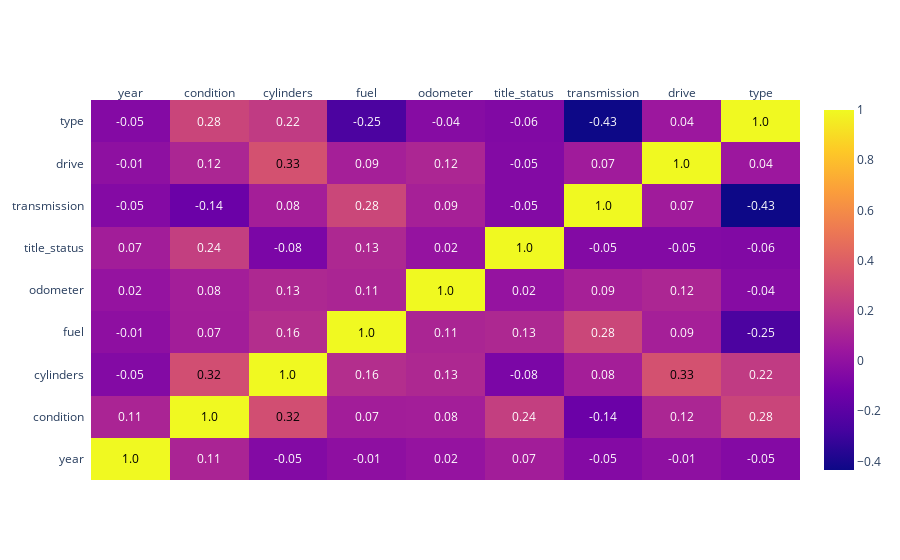

The cell this chart's notebook holds for it:
### Code cell
import plotly.figure_factory as ff
import plotly.graph_objs as go
corrs = mydata1.corr()
figure = ff.create_annotated_heatmap(
    z=corrs.values,
    x=list(corrs.columns),
    y=list(corrs.index),
    annotation_text=corrs.round(2).values,
    showscale=True)
figure.show()

### Figure 1 — Plotly figure (JSON) as saved in the notebook; plotly's stock layout.template omitted (floating-point values rounded to 4 significant figures)
{"data": [{"colorscale": [[0, "#0d0887"], [0.1111, "#46039f"], [0.2222, "#7201a8"], [0.3333, "#9c179e"], [0.4444, "#bd3786"], [0.5556, "#d8576b"], [0.6667, "#ed7953"], [0.7778, "#fb9f3a"], [0.8889, "#fdca26"], [1, "#f0f921"]], "reversescale": false, "showscale": true, "type": "heatmap", "x": ["year", "condition", "cylinders", "fuel", "odometer", "title_status", "transmission", "drive", "type"], "y": ["year", "condition", "cylinders", "fuel", "odometer", "title_status", "transmission", "drive", "type"], "z": [[1, 0.11, -0.05173, -0.01086, 0.01631, 0.0744, -0.04776, -0.009618, -0.04725], [0.11, 1, 0.3194, 0.07459, 0.07797, 0.2408, -0.1403, 0.1173, 0.2755], [-0.05173, 0.3194, 1, 0.1563, 0.1283, -0.08202, 0.08083, 0.331, 0.2236], [-0.01086, 0.07459, 0.1563, 1, 0.1138, 0.1275, 0.2816, 0.08619, -0.2533], [0.01631, 0.07797, 0.1283, 0.1138, 1, 0.01671, 0.09074, 0.1192, -0.03836], [0.0744, 0.2408, -0.08202, 0.1275, 0.01671, 1, -0.05105, -0.04941, -0.05847], [-0.04776, -0.1403, 0.08083, 0.2816, 0.09074, -0.05105, 1, 0.06533, -0.4339], [-0.009618, 0.1173, 0.331, 0.08619, 0.1192, -0.04941, 0.06533, 1, 0.04418], [-0.04725, 0.2755, 0.2236, -0.2533, -0.03836, -0.05847, -0.4339, 0.04418, 1]]}], "layout": {"annotations": [{"font": {"color": "#000000"}, "showarrow": false, "text": "1.0", "x": "year", "xref": "x", "y": "year", "yref": "y"}, {"font": {"color": "#FFFFFF"}, "showarrow": false, "text": "0.11", "x": "condition", "xref": "x", "y": "year", "yref": "y"}, {"font": {"color": "#FFFFFF"}, "showarrow": false, "text": "-0.05", "x": "cylinders", "xref": "x", "y": "year", "yref": "y"}, {"font": {"color": "#FFFFFF"}, "showarrow": false, "text": "-0.01", "x": "fuel", "xref": "x", "y": "year", "yref": "y"}, {"font": {"color": "#FFFFFF"}, "showarrow": false, "text": "0.02", "x": "odometer", "xref": "x", "y": "year", "yref": "y"}, {"font": {"color": "#FFFFFF"}, "showarrow": false, "text": "0.07", "x": "title_status", "xref": "x", "y": "year", "yref": "y"}, {"font": {"color": "#FFFFFF"}, "showarrow": false, "text": "-0.05", "x": "transmission", "xref": "x", "y": "year", "yref": "y"}, {"font": {"color": "#FFFFFF"}, "showarrow": false, "text": "-0.01", "x": "drive", "xref": "x", "y": "year", "yref": "y"}, {"font": {"color": "#FFFFFF"}, "showarrow": false, "text": "-0.05", "x": "type", "xref": "x", "y": "year", "yref": "y"}, {"font": {"color": "#FFFFFF"}, "showarrow": false, "text": "0.11", "x": "year", "xref": "x", "y": "condition", "yref": "y"}, {"font": {"color": "#000000"}, "showarrow": false, "text": "1.0", "x": "condition", "xref": "x", "y": "condition", "yref": "y"}, {"font": {"color": "#000000"}, "showarrow": false, "text": "0.32", "x": "cylinders", "xref": "x", "y": "condition", "yref": "y"}, {"font": {"color": "#FFFFFF"}, "showarrow": false, "text": "0.07", "x": "fuel", "xref": "x", "y": "condition", "yref": "y"}, {"font": {"color": "#FFFFFF"}, "showarrow": false, "text": "0.08", "x": "odometer", "xref": "x", "y": "condition", "yref": "y"}, {"font": {"color": "#FFFFFF"}, "showarrow": false, "text": "0.24", "x": "title_status", "xref": "x", "y": "condition", "yref": "y"}, {"font": {"color": "#FFFFFF"}, "showarrow": false, "text": "-0.14", "x": "transmission", "xref": "x", "y": "condition", "yref": "y"}, {"font": {"color": "#FFFFFF"}, "showarrow": false, "text": "0.12", "x": "drive", "xref": "x", "y": "condition", "yref": "y"}, {"font": {"color": "#FFFFFF"}, "showarrow": false, "text": "0.28", "x": "type", "xref": "x", "y": "condition", "yref": "y"}, {"font": {"color": "#FFFFFF"}, "showarrow": false, "text": "-0.05", "x": "year", "xref": "x", "y": "cylinders", "yref": "y"}, {"font": {"color": "#000000"}, "showarrow": false, "text": "0.32", "x": "condition", "xref": "x", "y": "cylinders", "yref": "y"}, {"font": {"color": "#000000"}, "showarrow": false, "text": "1.0", "x": "cylinders", "xref": "x", "y": "cylinders", "yref": "y"}, {"font": {"color": "#FFFFFF"}, "showarrow": false, "text": "0.16", "x": "fuel", "xref": "x", "y": "cylinders", "yref": "y"}, {"font": {"color": "#FFFFFF"}, "showarrow": false, "text": "0.13", "x": "odometer", "xref": "x", "y": "cylinders", "yref": "y"}, {"font": {"color": "#FFFFFF"}, "showarrow": false, "text": "-0.08", "x": "title_status", "xref": "x", "y": "cylinders", "yref": "y"}, {"font": {"color": "#FFFFFF"}, "showarrow": false, "text": "0.08", "x": "transmission", "xref": "x", "y": "cylinders", "yref": "y"}, {"font": {"color": "#000000"}, "showarrow": false, "text": "0.33", "x": "drive", "xref": "x", "y": "cylinders", "yref": "y"}, {"font": {"color": "#FFFFFF"}, "showarrow": false, "text": "0.22", "x": "type", "xref": "x", "y": "cylinders", "yref": "y"}, {"font": {"color": "#FFFFFF"}, "showarrow": false, "text": "-0.01", "x": "year", "xref": "x", "y": "fuel", "yref": "y"}, {"font": {"color": "#FFFFFF"}, "showarrow": false, "text": "0.07", "x": "condition", "xref": "x", "y": "fuel", "yref": "y"}, {"font": {"color": "#FFFFFF"}, "showarrow": false, "text": "0.16", "x": "cylinders", "xref": "x", "y": "fuel", "yref": "y"}, {"font": {"color": "#000000"}, "showarrow": false, "text": "1.0", "x": "fuel", "xref": "x", "y": "fuel", "yref": "y"}, {"font": {"color": "#FFFFFF"}, "showarrow": false, "text": "0.11", "x": "odometer", "xref": "x", "y": "fuel", "yref": "y"}, {"font": {"color": "#FFFFFF"}, "showarrow": false, "text": "0.13", "x": "title_status", "xref": "x", "y": "fuel", "yref": "y"}, {"font": {"color": "#FFFFFF"}, "showarrow": false, "text": "0.28", "x": "transmission", "xref": "x", "y": "fuel", "yref": "y"}, {"font": {"color": "#FFFFFF"}, "showarrow": false, "text": "0.09", "x": "drive", "xref": "x", "y": "fuel", "yref": "y"}, {"font": {"color": "#FFFFFF"}, "showarrow": false, "text": "-0.25", "x": "type", "xref": "x", "y": "fuel", "yref": "y"}, {"font": {"color": "#FFFFFF"}, "showarrow": false, "text": "0.02", "x": "year", "xref": "x", "y": "odometer", "yref": "y"}, {"font": {"color": "#FFFFFF"}, "showarrow": false, "text": "0.08", "x": "condition", "xref": "x", "y": "odometer", "yref": "y"}, {"font": {"color": "#FFFFFF"}, "showarrow": false, "text": "0.13", "x": "cylinders", "xref": "x", "y": "odometer", "yref": "y"}, {"font": {"color": "#FFFFFF"}, "showarrow": false, "text": "0.11", "x": "fuel", "xref": "x", "y": "odometer", "yref": "y"}, {"font": {"color": "#000000"}, "showarrow": false, "text": "1.0", "x": "odometer", "xref": "x", "y": "odometer", "yref": "y"}, {"font": {"color": "#FFFFFF"}, "showarrow": false, "text": "0.02", "x": "title_status", "xref": "x", "y": "odometer", "yref": "y"}, {"font": {"color": "#FFFFFF"}, "showarrow": false, "text": "0.09", "x": "transmission", "xref": "x", "y": "odometer", "yref": "y"}, {"font": {"color": "#FFFFFF"}, "showarrow": false, "text": "0.12", "x": "drive", "xref": "x", "y": "odometer", "yref": "y"}, {"font": {"color": "#FFFFFF"}, "showarrow": false, "text": "-0.04", "x": "type", "xref": "x", "y": "odometer", "yref": "y"}, {"font": {"color": "#FFFFFF"}, "showarrow": false, "text": "0.07", "x": "year", "xref": "x", "y": "title_status", "yref": "y"}, {"font": {"color": "#FFFFFF"}, "showarrow": false, "text": "0.24", "x": "condition", "xref": "x", "y": "title_status", "yref": "y"}, {"font": {"color": "#FFFFFF"}, "showarrow": false, "text": "-0.08", "x": "cylinders", "xref": "x", "y": "title_status", "yref": "y"}, {"font": {"color": "#FFFFFF"}, "showarrow": false, "text": "0.13", "x": "fuel", "xref": "x", "y": "title_status", "yref": "y"}, {"font": {"color": "#FFFFFF"}, "showarrow": false, "text": "0.02", "x": "odometer", "xref": "x", "y": "title_status", "yref": "y"}, {"font": {"color": "#000000"}, "showarrow": false, "text": "1.0", "x": "title_status", "xref": "x", "y": "title_status", "yref": "y"}, {"font": {"color": "#FFFFFF"}, "showarrow": false, "text": "-0.05", "x": "transmission", "xref": "x", "y": "title_status", "yref": "y"}, {"font": {"color": "#FFFFFF"}, "showarrow": false, "text": "-0.05", "x": "drive", "xref": "x", "y": "title_status", "yref": "y"}, {"font": {"color": "#FFFFFF"}, "showarrow": false, "text": "-0.06", "x": "type", "xref": "x", "y": "title_status", "yref": "y"}, {"font": {"color": "#FFFFFF"}, "showarrow": false, "text": "-0.05", "x": "year", "xref": "x", "y": "transmission", "yref": "y"}, {"font": {"color": "#FFFFFF"}, "showarrow": false, "text": "-0.14", "x": "condition", "xref": "x", "y": "transmission", "yref": "y"}, {"font": {"color": "#FFFFFF"}, "showarrow": false, "text": "0.08", "x": "cylinders", "xref": "x", "y": "transmission", "yref": "y"}, {"font": {"color": "#FFFFFF"}, "showarrow": false, "text": "0.28", "x": "fuel", "xref": "x", "y": "transmission", "yref": "y"}, {"font": {"color": "#FFFFFF"}, "showarrow": false, "text": "0.09", "x": "odometer", "xref": "x", "y": "transmission", "yref": "y"}, {"font": {"color": "#FFFFFF"}, "showarrow": false, "text": "-0.05", "x": "title_status", "xref": "x", "y": "transmission", "yref": "y"}, {"font": {"color": "#000000"}, "showarrow": false, "text": "1.0", "x": "transmission", "xref": "x", "y": "transmission", "yref": "y"}, {"font": {"color": "#FFFFFF"}, "showarrow": false, "text": "0.07", "x": "drive", "xref": "x", "y": "transmission", "yref": "y"}, {"font": {"color": "#FFFFFF"}, "showarrow": false, "text": "-0.43", "x": "type", "xref": "x", "y": "transmission", "yref": "y"}, {"font": {"color": "#FFFFFF"}, "showarrow": false, "text": "-0.01", "x": "year", "xref": "x", "y": "drive", "yref": "y"}, {"font": {"color": "#FFFFFF"}, "showarrow": false, "text": "0.12", "x": "condition", "xref": "x", "y": "drive", "yref": "y"}, {"font": {"color": "#000000"}, "showarrow": false, "text": "0.33", "x": "cylinders", "xref": "x", "y": "drive", "yref": "y"}, {"font": {"color": "#FFFFFF"}, "showarrow": false, "text": "0.09", "x": "fuel", "xref": "x", "y": "drive", "yref": "y"}, {"font": {"color": "#FFFFFF"}, "showarrow": false, "text": "0.12", "x": "odometer", "xref": "x", "y": "drive", "yref": "y"}, {"font": {"color": "#FFFFFF"}, "showarrow": false, "text": "-0.05", "x": "title_status", "xref": "x", "y": "drive", "yref": "y"}, {"font": {"color": "#FFFFFF"}, "showarrow": false, "text": "0.07", "x": "transmission", "xref": "x", "y": "drive", "yref": "y"}, {"font": {"color": "#000000"}, "showarrow": false, "text": "1.0", "x": "drive", "xref": "x", "y": "drive", "yref": "y"}, {"font": {"color": "#FFFFFF"}, "showarrow": false, "text": "0.04", "x": "type", "xref": "x", "y": "drive", "yref": "y"}, {"font": {"color": "#FFFFFF"}, "showarrow": false, "text": "-0.05", "x": "year", "xref": "x", "y": "type", "yref": "y"}, {"font": {"color": "#FFFFFF"}, "showarrow": false, "text": "0.28", "x": "condition", "xref": "x", "y": "type", "yref": "y"}, {"font": {"color": "#FFFFFF"}, "showarrow": false, "text": "0.22", "x": "cylinders", "xref": "x", "y": "type", "yref": "y"}, {"font": {"color": "#FFFFFF"}, "showarrow": false, "text": "-0.25", "x": "fuel", "xref": "x", "y": "type", "yref": "y"}, {"font": {"color": "#FFFFFF"}, "showarrow": false, "text": "-0.04", "x": "odometer", "xref": "x", "y": "type", "yref": "y"}, {"font": {"color": "#FFFFFF"}, "showarrow": false, "text": "-0.06", "x": "title_status", "xref": "x", "y": "type", "yref": "y"}, {"font": {"color": "#FFFFFF"}, "showarrow": false, "text": "-0.43", "x": "transmission", "xref": "x", "y": "type", "yref": "y"}, {"font": {"color": "#FFFFFF"}, "showarrow": false, "text": "0.04", "x": "drive", "xref": "x", "y": "type", "yref": "y"}, {"font": {"color": "#000000"}, "showarrow": false, "text": "1.0", "x": "type", "xref": "x", "y": "type", "yref": "y"}], "autosize": true, "xaxis": {"autorange": true, "dtick": 1, "gridcolor": "rgb(0, 0, 0)", "range": [-0.5, 8.5], "side": "top", "ticks": "", "type": "category"}, "yaxis": {"autorange": true, "dtick": 1, "range": [-0.5, 8.5], "ticks": "", "ticksuffix": "  ", "type": "category"}}}
